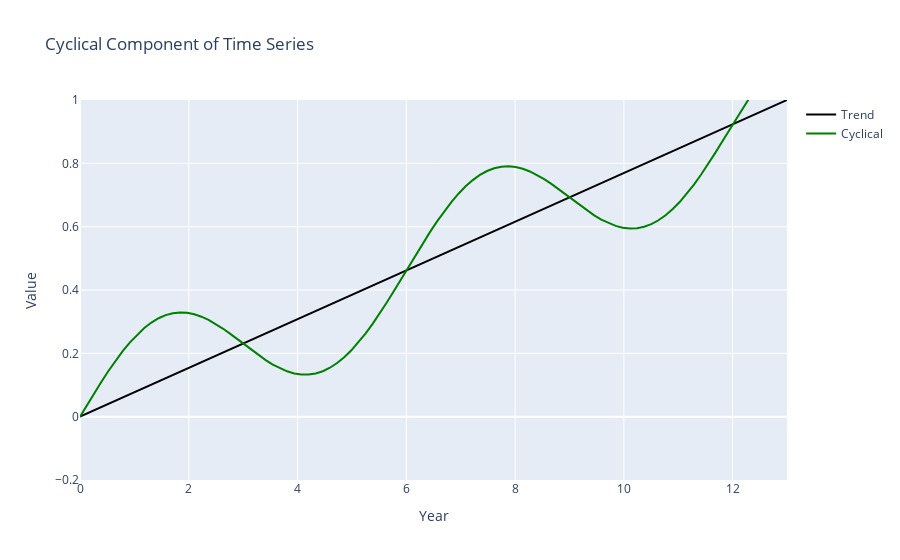

The code cell stored with this chart in its notebook:
### Code cell
# Definir el rango de valores para el eje X
t = np.linspace(0, 13, 100)

# Crear una tendencia lineal desde 0 hasta 1
trend = np.linspace(0, 1, 100)

# Crear un componente cíclico con una función sinusoidal
cyclical = 0.2 * np.sin(2 * np.pi * t / 6 )

# Crear la figura
fig = go.Figure()
fig.add_trace(go.Scatter(x=t, y=trend, mode='lines', name='Trend', line=dict(color='black')))
fig.add_trace(go.Scatter(x=t, y=trend + cyclical, mode='lines', name='Cyclical', line=dict(color='green')))

# Configurar el diseño del gráfico
fig.update_layout(
    title='Cyclical Component of Time Series',
    xaxis_title='Year',
    yaxis_title='Value',
    xaxis=dict(range=[0, 13]),
    yaxis=dict(range=[-0.2, 1])
)

# Mostrar la gráfica
fig.show()
